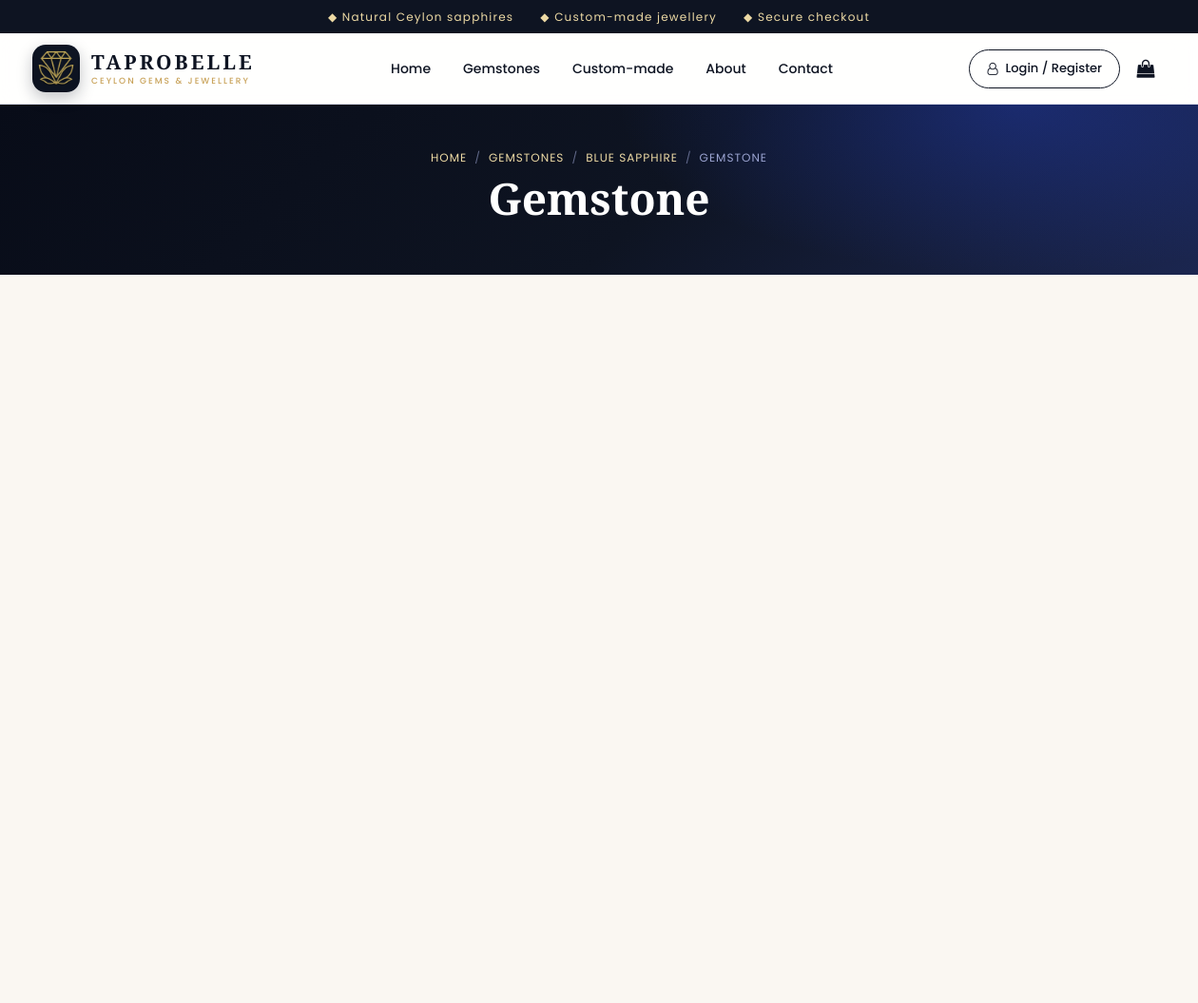
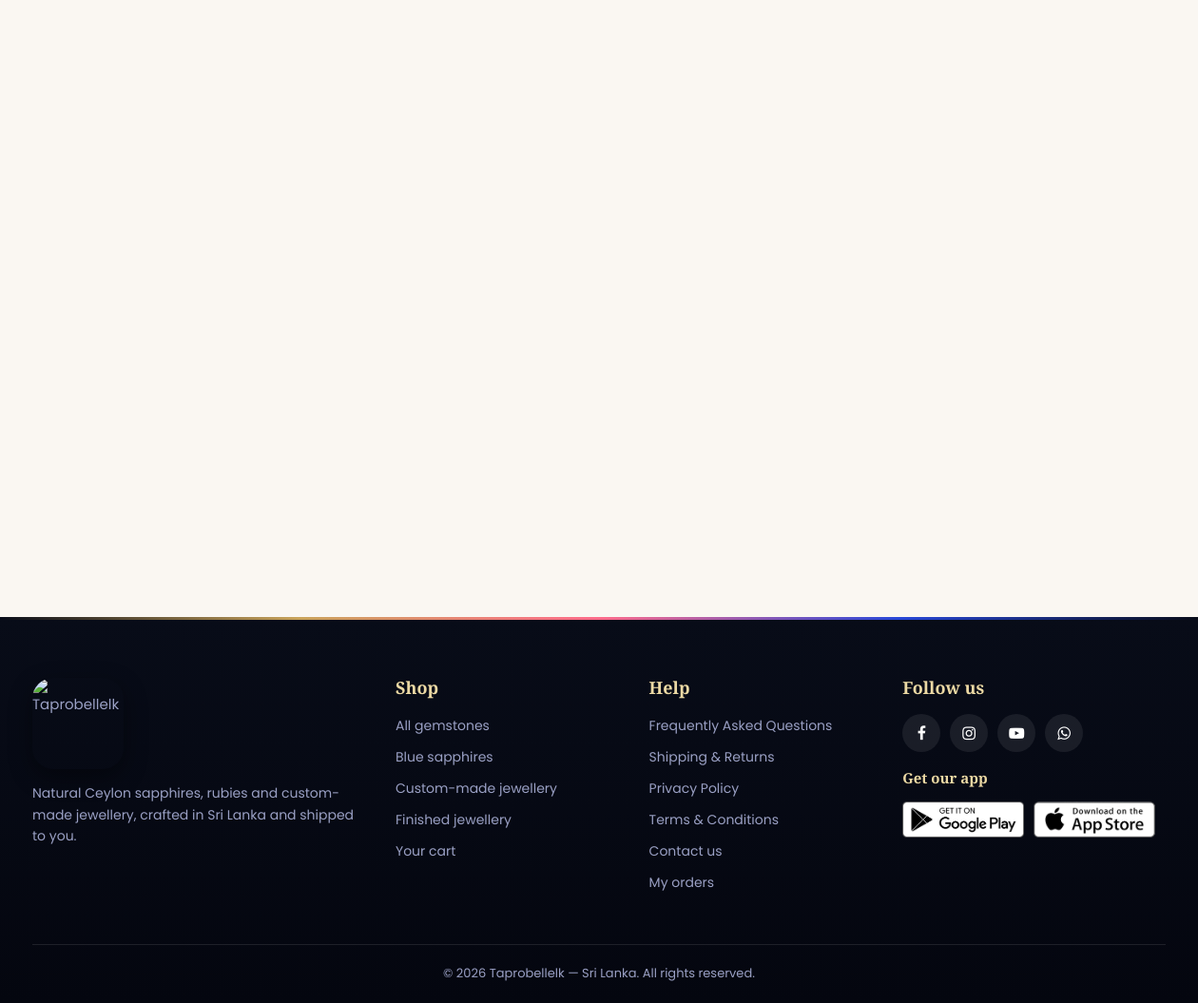
Screenshot of /product.php?id=1 with the database file from the repository (2 pictures, top to bottom).
### tables this page shows
CREATE TABLE IF NOT EXISTS pages (
  slug VARCHAR(60) PRIMARY KEY,
  title VARCHAR(150) NOT NULL,
  content MEDIUMTEXT NOT NULL,
  is_published TINYINT(1) NOT NULL DEFAULT 1,
  sort_order INT NOT NULL DEFAULT 0,
  updated_at TIMESTAMP DEFAULT CURRENT_TIMESTAMP ON UPDATE CURRENT_TIMESTAMP
);

### includes/bootstrap.php (called while the page is built, shortened)
<?php
function db(): PDO {
    static $pdo = null;
    if ($pdo === null) {
        try {
            $pdo = new PDO(
                'mysql:host=' . DB_HOST . ';dbname=' . DB_NAME . ';charset=utf8mb4',
                DB_USER, DB_PASS,
                [PDO::ATTR_ERRMODE => PDO::ERRMODE_EXCEPTION,
                 PDO::ATTR_DEFAULT_FETCH_MODE => PDO::FETCH_ASSOC,
                 PDO::ATTR_EMULATE_PREPARES => false]
            );
        } catch (PDOException $e) {
            http_response_code(500);
            die('Database connection failed. Is MySQL running in XAMPP and did you import database/taprobellelk.sql?');
        }
    }
    return $pdo;
}
require_once __DIR__ . '/functions.php';
require_once __DIR__ . '/pricing.php';

### includes/pricing.php (called while the page is built, shortened)
<?php
function get_product(int $id): ?array {
    $st = db()->prepare('SELECT * FROM products WHERE id = ? AND is_active = 1');
    $st->execute([$id]);
    return $st->fetch() ?: null;
}

### product.php (the view, shortened to what this page needs)
<?php
require_once __DIR__ . '/includes/bootstrap.php';
$p = get_product((int)($_GET['id'] ?? 0));
$isGem   = $p['kind'] === 'gem';
$custom  = $isGem && !empty($_GET['custom']);
require __DIR__ . '/includes/header.php';
echo page_banner($custom ? 'Design your jewellery' : ($isGem ? 'Gemstone' : 'Jewellery'), ['Gemstones' => url('gemstones.php'), $p['category'] => url('gemstones.php' . ($isGem ? '?cat=' . urlencode($p['category']) : ''))]);
?>
<div class="container single-product">
    <div class="row">
    </div>
</div>
<div class="container">
    <div class="prod-row">
    </div>
</div>
<?php $extraScripts = ob_get_clean();
require __DIR__ . '/includes/footer.php'; ?>

### includes/footer.php (shortened to what this page needs)
</main>
<footer class="footer">
    <div class="container">
        <div class="footer-grid">
            <div class="footer-brand">
                <img src="<?= img('logo.png') ?>" alt="<?= e(SITE_NAME) ?>">
                <p>Natural Ceylon sapphires, rubies and custom-made jewellery, crafted in Sri Lanka and shipped to you.</p>
            </div>
            <div>
                <h3>Shop</h3>
                <ul>
                    <li><a href="<?= url('gemstones.php') ?>">All gemstones</a></li>
                    <li><a href="<?= url('gemstones.php?cat=Blue+Sapphire') ?>">Blue sapphires</a></li>
                    <li><a href="<?= url('custom_made.php') ?>">Custom-made jewellery</a></li>
                    <li><a href="<?= url('index.php#jewellery') ?>">Finished jewellery</a></li>
                    <li><a href="<?= url('cart.php') ?>">Your cart</a></li>
                </ul>
            </div>
            <div>
                <h3>Help</h3>
                <ul>
                    <?php foreach (footer_pages() as $pg): ?><li><a href="<?= url('page.php?slug=' . urlencode($pg['slug'])) ?>"><?= e($pg['title']) ?></a></li><?php endforeach; ?>
                    <li><a href="<?= url('contact.php') ?>">Contact us</a></li>
                    <li><a href="<?= url('orders.php') ?>">My orders</a></li>
                </ul>
            </div>
            <div>
                <h3>Follow us</h3>
                <div class="socials">
                    <a href="https://www.facebook.com/share/1VHsuyfLVG/" aria-label="Facebook"><i class="fa fa-facebook"></i></a>
                    <a href="https://www.instagram.com/taprobellelk?srtk=MW5pMXo0M3JkcnpudQ" aria-label="Instagram"><i class="fa fa-instagram"></i></a>
                    <a href="#" aria-label="YouTube"><i class="fa fa-youtube-play"></i></a>
                    <a href="https://wa.me/message/I5QAY72XIBOAF1" aria-label="Whatsapp"><i class="fa fa-whatsapp"></i></a>
                </div>
                <h3 style="font-size:15px">Get our app</h3>
                <div class="app-logo"><img src="<?= img('play-store.png') ?>" alt="Google Play"><img src="<?= img('app-store.png') ?>" alt="App Store"></div>
            </div>
        </div>
        <div class="footer-bottom">&copy; <?= date('Y') ?> Taprobellelk &mdash; Sri Lanka. All rights reserved.</div>
    </div>
</footer>
</body>
</html>

### assets/site.css (style rules this page uses)
:root { --navy:#0e1422; --navy-2:#1b2650; --sapphire:#2747d8; --violet:#6a3df0; --gold:#c9a35a; --gold-2:#ecd9a4; --rose:#ff6b8a; --cream:#faf7f2; --white:#fff; --ink:#1b1f3a; --muted:#6a6f8a; --line:#e4e6f3; --ok:#2e9e55; --warn:#e0a100; --bad:#d6405a; --radius:18px; --shadow:0 10px 30px rgba(14,20,34,.10); --shadow-lg:0 22px 50px rgba(14,20,34,.22); --ease:cubic-bezier(.22,.8,.26,1); --maxw:1240px; }
* { box-sizing:border-box;margin:0;padding:0 }
html { scroll-behavior:smooth }
body { font-family:'Poppins',sans-serif;font-size:15px;color:var(--ink);background:var(--cream);overflow-x:hidden;line-height:1.6 }
img { max-width:100%;display:block }
a { color:inherit;text-decoration:none;transition:color .3s }
ul { list-style:none }
h1,h2,h3,h4 { font-family:'Playfair Display',Georgia,serif;color:var(--navy);line-height:1.2;font-weight:700 }
p { color:var(--muted) }
.container,.small-container { max-width:var(--maxw);margin:0 auto;padding:0 24px }
.row { display:flex;flex-wrap:wrap;align-items:center;justify-content:space-between;gap:24px }
.prod-row { display:grid;grid-template-columns:repeat(auto-fill,minmax(235px,1fr));gap:26px;align-items:stretch }
.single-product { padding:20px 0 10px }
.single-product .row { align-items:flex-start;gap:44px }
.footer { position:relative;background:linear-gradient(180deg,#080c18,#04060f);color:#9aa0c4;margin-top:80px;padding-top:64px }
.footer::before { content:'';position:absolute;top:0;left:0;right:0;height:3px;background:linear-gradient(90deg,transparent,var(--gold),var(--rose),var(--sapphire),transparent) }
.footer-grid { display:grid;grid-template-columns:1.5fr 1fr 1fr 1.2fr;gap:36px }
.footer p { color:#9aa0c4;font-size:14px }
.footer h3 { font-family:'Playfair Display',serif;color:var(--gold-2);font-size:18px;margin-bottom:16px }
.footer-brand img { width:96px;height:96px;border-radius:22px;margin-bottom:14px;box-shadow:0 8px 24px rgba(0,0,0,.4) }
.footer li { margin:9px 0 }
.footer li a { font-size:14px;transition:.3s;display:inline-block }
.socials { display:flex;gap:10px;margin-bottom:18px }
.socials a { width:40px;height:40px;border-radius:50%;background:rgba(255,255,255,.08);display:flex;align-items:center;justify-content:center;color:#fff;font-size:16px;transition:.4s var(--ease) }
.app-logo { display:flex;gap:10px;flex-wrap:wrap }
.app-logo img { height:38px;width:auto;transition:transform .4s var(--ease) }
.footer-bottom { border-top:1px solid rgba(255,255,255,.1);margin-top:44px;padding:20px 0;text-align:center;font-size:13px }

### rows the page displays
pages: title "Frequently Asked Questions"
pages: title "Shipping & Returns"
pages: title "Privacy Policy"
pages: title "Terms & Conditions"

### other values shown
$label "GEMSTONES"
$label "BLUE SAPPHIRE"
$title "GEMSTONE"
$title "Gemstone"
